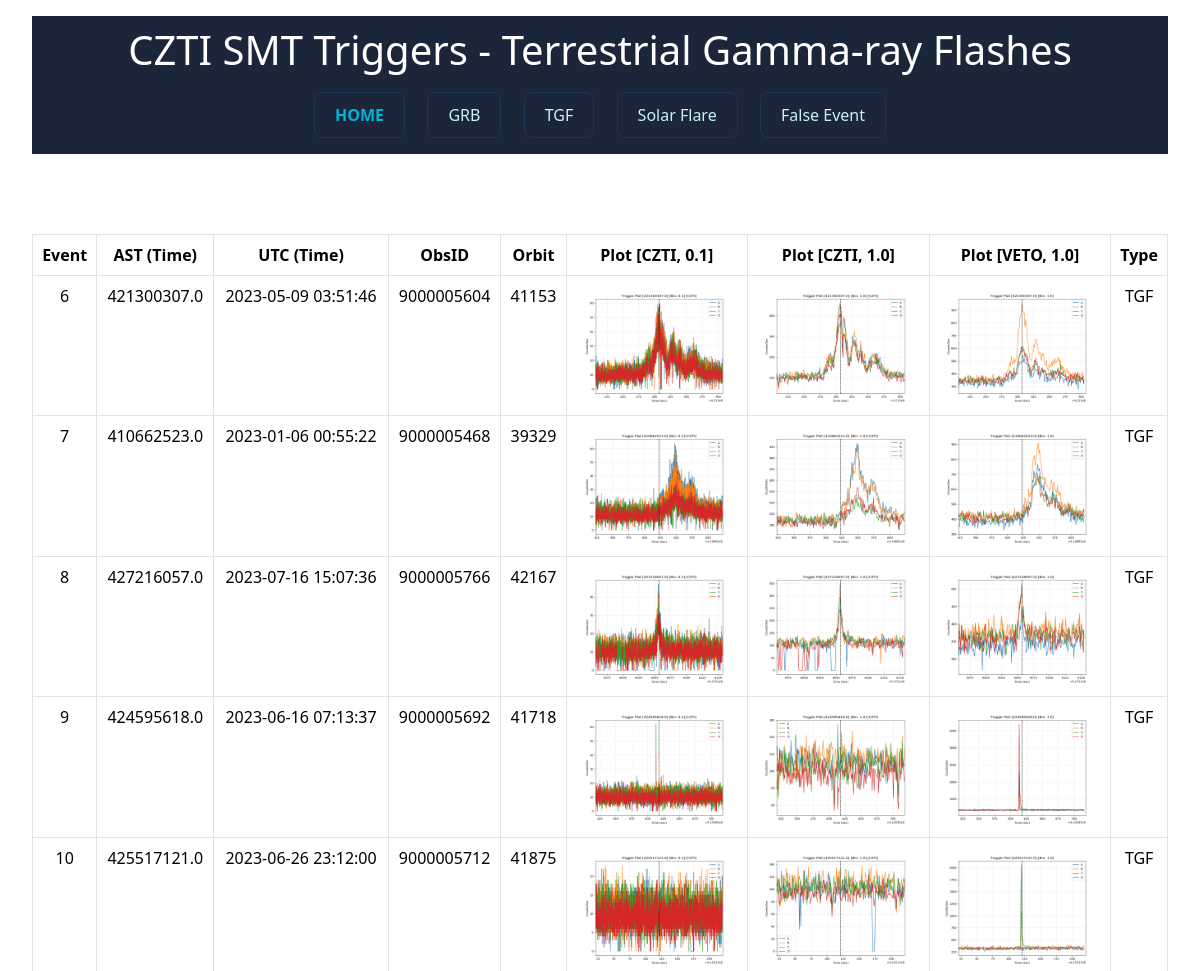
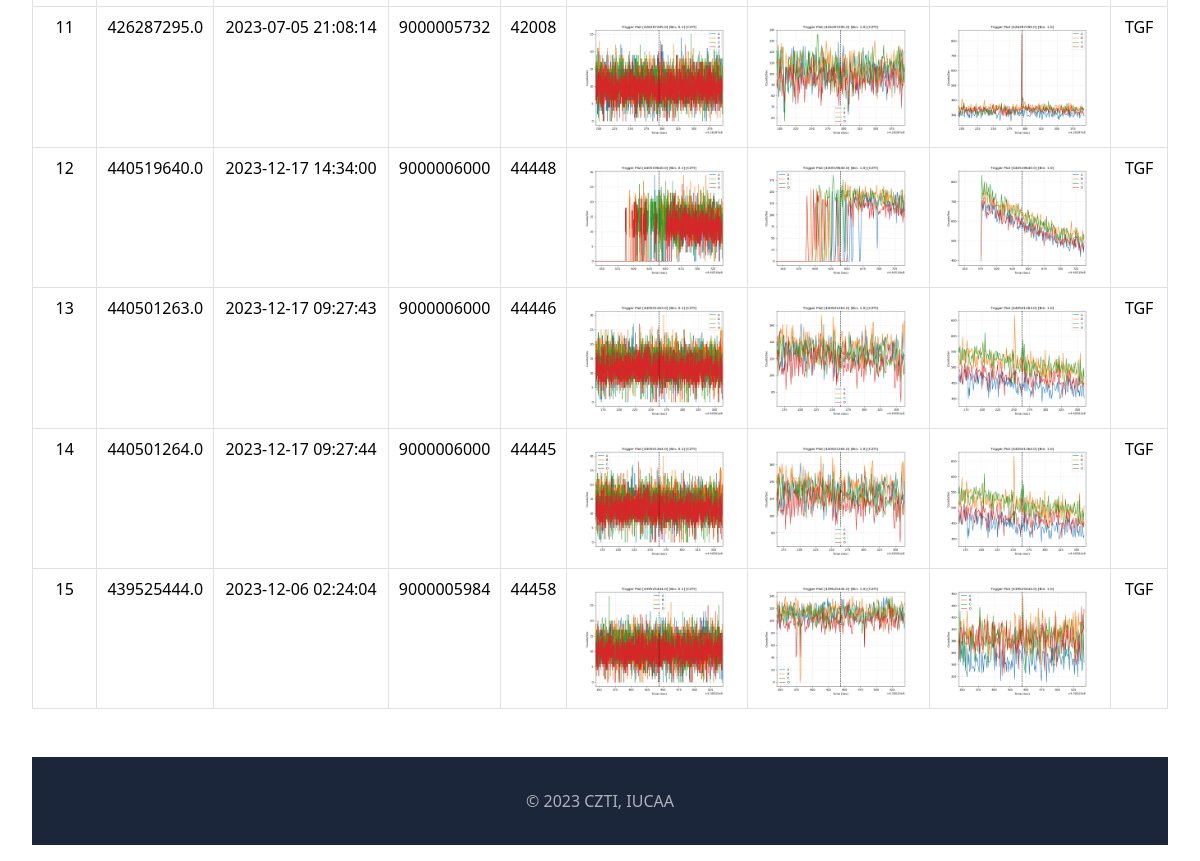
The app's page /tgf, older data (2 pictures, top to bottom).
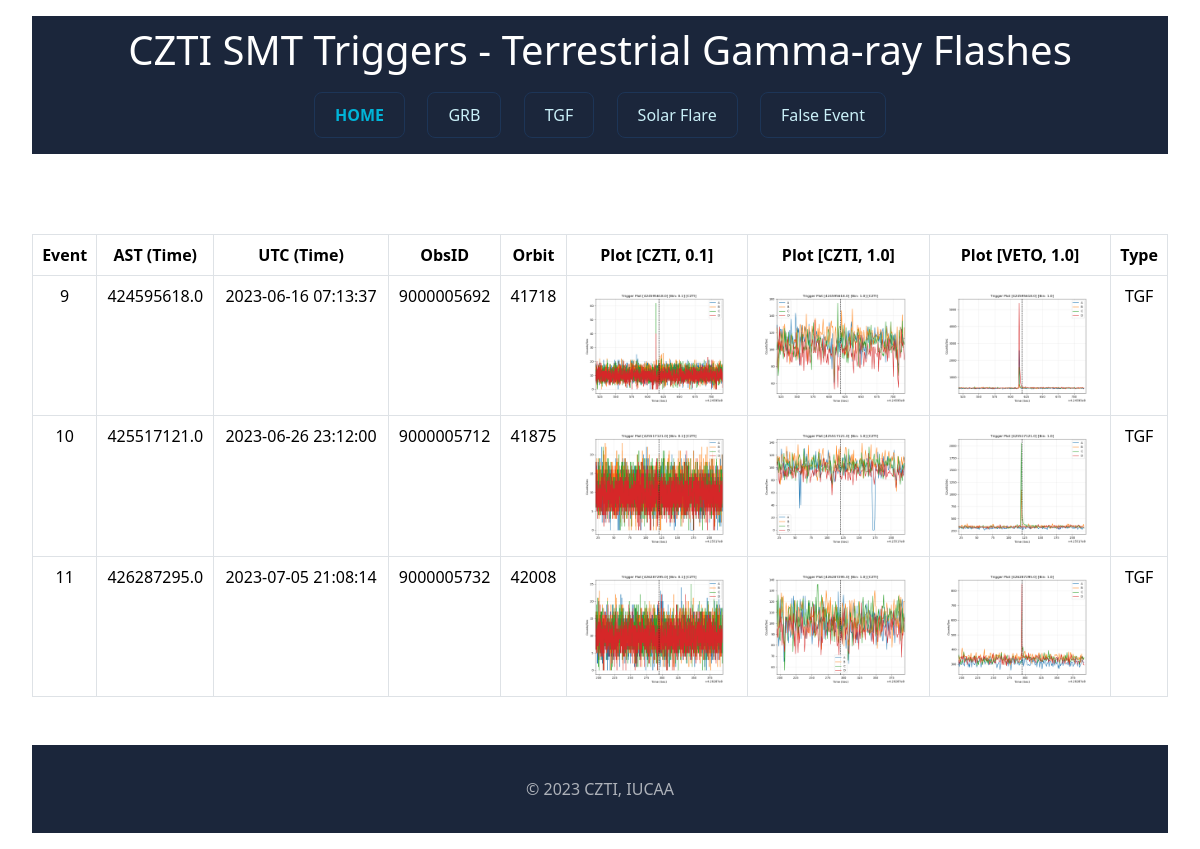
The same page, newer data.
### tables this page shows
CREATE TABLE events (event_id INTEGER PRIMARY KEY AUTOINCREMENT, event_obsid TEXT, event_orbit TEXT, event_ast TEXT, event_utc TEXT, event_type TEXT);

### app.py (the view)
@app.route("/tgf")
def tgf_page():
    rows = getdatadb()
    return render_template('tgf.html', elem=rows)

### app.py (called while the page is built)
def getdatadb():
    conn = sqlite3.connect(DATABASE)
    cursor = conn.cursor()
    query = "SELECT * FROM events;"
    cursor.execute(query)
    dbrow = cursor.fetchall()
    columns = [desc[0] for desc in cursor.description]
    rowdata = []
    for row in dbrow:
        row_dict = dict(zip(columns, row))
        rowdata.append(row_dict)
    cursor.close()
    conn.close()
    return rowdata

### templates/tgf.html (shortened to what this page needs)
<!DOCTYPE html>
<html lang="en">
<head>
    <link href="https://cdn.jsdelivr.net/npm/bootstrap@5.3.2/dist/css/bootstrap.min.css" rel="stylesheet">
</head>
<body>
    <nav>
        <h1>CZTI SMT Triggers - Terrestrial Gamma-ray Flashes</h1>
        <div class="info-section">
            <a href="{{ url_for('hello_czti') }}" class="button home-button">HOME</a>
            <a href="{{ url_for('grb_page') }}" class="button">GRB</a>
            <a href="{{ url_for('tgf_page') }}" class="button">TGF</a>
            <a href="{{ url_for('solar_page') }}" class="button">Solar Flare</a>
            <a href="{{ url_for('false_page') }}" class="button">False Event</a>
        </div>
    </nav>
    <div class="table-responsive">
        <table class="table table-hover table-bordered">
            <thead>
                <tr>
                    <th>Event</th>
                    <th>AST (Time)</th>
                    <th>UTC (Time)</th>
                    <th>ObsID</th>
                    <th>Orbit</th>
                    <th>Plot [CZTI, 0.1]</th>
                    <th>Plot [CZTI, 1.0]</th>
                    <th>Plot [VETO, 1.0]</th>
                    <th>Type</th>
                </tr>
            </thead>
            <tbody>
                {% for val in elem %}
                    {% if val['event_type'] == 'TGF' %}
                        <tr>
                            <td>{{val['event_id']}}</td>
                            <td>{{val['event_ast']}}</td>
                            <td>{{val['event_utc']}}</td>
                            <td>{{val['event_obsid'][20:30]}}</td>
                            <td>{{val['event_orbit']}}</td>
                            <td><img src="static/{{val['event_ast']}}/{{val['event_ast']}}_0.1_CZTI.png"></td>
                            <td><img src="static/{{val['event_ast']}}/{{val['event_ast']}}_1.0_CZTI.png"></td>
                            <td><img src="static/{{val['event_ast']}}/{{val['event_ast']}}_1.0_VETO.png"></td>
                            <td>{{val['event_type']}}</td>
                        </tr>
                    {% endif %}
                {% endfor %}
            </tbody>
        </table>
    </div>
    <footer>
        <p>&copy; 2023 CZTI, IUCAA</p>
    </footer>
</body>
</html>

Row changes from the older to the newer data that the page shows:
no longer on this page (row edited): events: event_id "6", event_ast "421300307.0", event_utc "2023-05-09 03:51:46", event_obsid "9000005604", event_orbit "41153", event_ast (picture), event_type "TGF"
no longer on this page (row edited): events: event_id "7", event_ast "410662523.0", event_utc "2023-01-06 00:55:22", event_obsid "9000005468", event_orbit "39329", event_ast (picture), event_type "TGF"
no longer on this page (row edited): events: event_id "8", event_ast "427216057.0", event_utc "2023-07-16 15:07:36", event_obsid "9000005766", event_orbit "42167", event_ast (picture), event_type "TGF"
no longer on this page (row edited): events: event_id "12", event_ast "440519640.0", event_utc "2023-12-17 14:34:00", event_obsid "9000006000", event_orbit "44448", event_ast (picture), event_type "TGF"
no longer on this page (row edited): events: event_id "13", event_ast "440501263.0", event_utc "2023-12-17 09:27:43", event_obsid "9000006000", event_orbit "44446", event_ast (picture), event_type "TGF"
no longer on this page (row edited): events: event_id "14", event_ast "440501264.0", event_utc "2023-12-17 09:27:44", event_obsid "9000006000", event_orbit "44445", event_ast (picture), event_type "TGF"
no longer on this page (row edited): events: event_id "15", event_ast "439525444.0", event_utc "2023-12-06 02:24:04", event_obsid "9000005984", event_orbit "44458", event_ast (picture), event_type "TGF"
